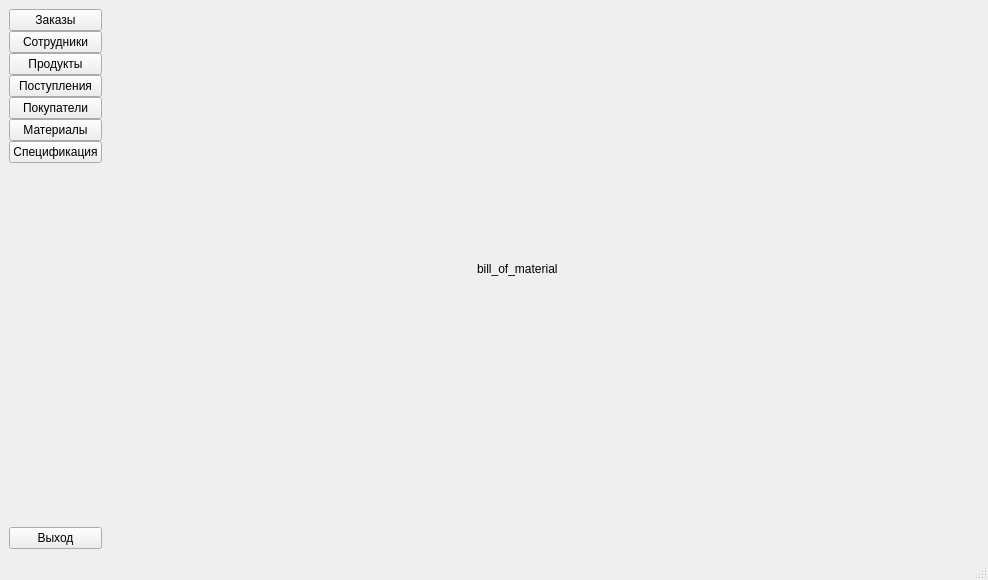
<?xml version="1.0" encoding="UTF-8"?>
<ui version="4.0">
 <class>MainWindow</class>
 <widget class="QMainWindow" name="MainWindow">
  <property name="geometry">
   <rect>
    <x>0</x>
    <y>0</y>
    <width>988</width>
    <height>580</height>
   </rect>
  </property>
  <property name="windowTitle">
   <string>MainWindow</string>
  </property>
  <widget class="QWidget" name="centralwidget">
   <layout class="QHBoxLayout" name="horizontalLayout">
    <item>
     <layout class="QVBoxLayout" name="buttons">
      <property name="spacing">
       <number>0</number>
      </property>
      <item>
       <widget class="QPushButton" name="orders_but">
        <property name="text">
         <string>Заказы</string>
        </property>
        <property name="checkable">
         <bool>true</bool>
        </property>
        <property name="autoExclusive">
         <bool>true</bool>
        </property>
       </widget>
      </item>
      <item>
       <widget class="QPushButton" name="employees_but">
        <property name="text">
         <string>Сотрудники</string>
        </property>
        <property name="checkable">
         <bool>true</bool>
        </property>
        <property name="autoExclusive">
         <bool>true</bool>
        </property>
       </widget>
      </item>
      <item>
       <widget class="QPushButton" name="products_but">
        <property name="text">
         <string>Продукты</string>
        </property>
        <property name="checkable">
         <bool>true</bool>
        </property>
        <property name="autoExclusive">
         <bool>true</bool>
        </property>
       </widget>
      </item>
      <item>
       <widget class="QPushButton" name="product_batches_but">
        <property name="text">
         <string>Поступления</string>
        </property>
        <property name="checkable">
         <bool>true</bool>
        </property>
        <property name="autoExclusive">
         <bool>true</bool>
        </property>
       </widget>
      </item>
      <item>
       <widget class="QPushButton" name="customers_but">
        <property name="text">
         <string>Покупатели</string>
        </property>
        <property name="checkable">
         <bool>true</bool>
        </property>
        <property name="autoExclusive">
         <bool>true</bool>
        </property>
       </widget>
      </item>
      <item>
       <widget class="QPushButton" name="materials_but">
        <property name="text">
         <string>Материалы</string>
        </property>
        <property name="checkable">
         <bool>true</bool>
        </property>
        <property name="autoExclusive">
         <bool>true</bool>
        </property>
       </widget>
      </item>
      <item>
       <widget class="QPushButton" name="bill_of_material_but">
        <property name="text">
         <string>Спецификация</string>
        </property>
        <property name="checkable">
         <bool>true</bool>
        </property>
        <property name="autoExclusive">
         <bool>true</bool>
        </property>
       </widget>
      </item>
      <item>
       <spacer name="verticalSpacer">
        <property name="orientation">
         <enum>Qt::Orientation::Vertical</enum>
        </property>
        <property name="sizeHint" stdset="0">
         <size>
          <width>20</width>
          <height>40</height>
         </size>
        </property>
       </spacer>
      </item>
      <item>
       <widget class="QPushButton" name="pushButton">
        <property name="text">
         <string>Выход</string>
        </property>
       </widget>
      </item>
     </layout>
    </item>
    <item>
     <widget class="QWidget" name="menu" native="true">
      <layout class="QGridLayout" name="gridLayout">
       <item row="0" column="0">
        <widget class="QStackedWidget" name="stackedWidget">
         <property name="currentIndex">
          <number>4</number>
         </property>
         <widget class="QWidget" name="orders">
          <widget class="QLabel" name="label">
           <property name="geometry">
            <rect>
             <x>338</x>
             <y>250</y>
             <width>111</width>
             <height>21</height>
            </rect>
           </property>
           <property name="text">
            <string>orders</string>
           </property>
          </widget>
         </widget>
         <widget class="QWidget" name="product_batches">
          <widget class="QLabel" name="label_4">
           <property name="geometry">
            <rect>
             <x>350</x>
             <y>230</y>
             <width>141</width>
             <height>41</height>
            </rect>
           </property>
           <property name="text">
            <string>product_batchers</string>
           </property>
          </widget>
         </widget>
         <widget class="QWidget" name="customers">
          <widget class="QLabel" name="label_6">
           <property name="geometry">
            <rect>
             <x>420</x>
             <y>260</y>
             <width>121</width>
             <height>31</height>
            </rect>
           </property>
           <property name="text">
            <string>customers</string>
           </property>
          </widget>
         </widget>
         <widget class="QWidget" name="materials">
          <widget class="QLabel" name="label_3">
           <property name="geometry">
            <rect>
             <x>400</x>
             <y>240</y>
             <width>151</width>
             <height>31</height>
            </rect>
           </property>
           <property name="text">
            <string>maeterials</string>
           </property>
          </widget>
         </widget>
         <widget class="QWidget" name="bill_of_material">
          <widget class="QLabel" name="label_7">
           <property name="geometry">
            <rect>
             <x>360</x>
             <y>230</y>
             <width>151</width>
             <height>41</height>
            </rect>
           </property>
           <property name="text">
            <string>bill_of_material</string>
           </property>
          </widget>
         </widget>
         <widget class="QWidget" name="employee">
          <widget class="QLabel" name="label_2">
           <property name="geometry">
            <rect>
             <x>380</x>
             <y>240</y>
             <width>111</width>
             <height>16</height>
            </rect>
           </property>
           <property name="text">
            <string>employee</string>
           </property>
          </widget>
         </widget>
         <widget class="QWidget" name="products">
          <widget class="QLabel" name="label_5">
           <property name="geometry">
            <rect>
             <x>390</x>
             <y>270</y>
             <width>81</width>
             <height>31</height>
            </rect>
           </property>
           <property name="text">
            <string>products</string>
           </property>
          </widget>
         </widget>
        </widget>
       </item>
      </layout>
     </widget>
    </item>
   </layout>
  </widget>
  <widget class="QStatusBar" name="statusbar"/>
 </widget>
 <resources/>
 <connections>
  <connection>
   <sender>pushButton</sender>
   <signal>clicked()</signal>
   <receiver>MainWindow</receiver>
   <slot>close()</slot>
   <hints>
    <hint type="sourcelabel">
     <x>73</x>
     <y>535</y>
    </hint>
    <hint type="destinationlabel">
     <x>135</x>
     <y>614</y>
    </hint>
   </hints>
  </connection>
 </connections>
</ui>
